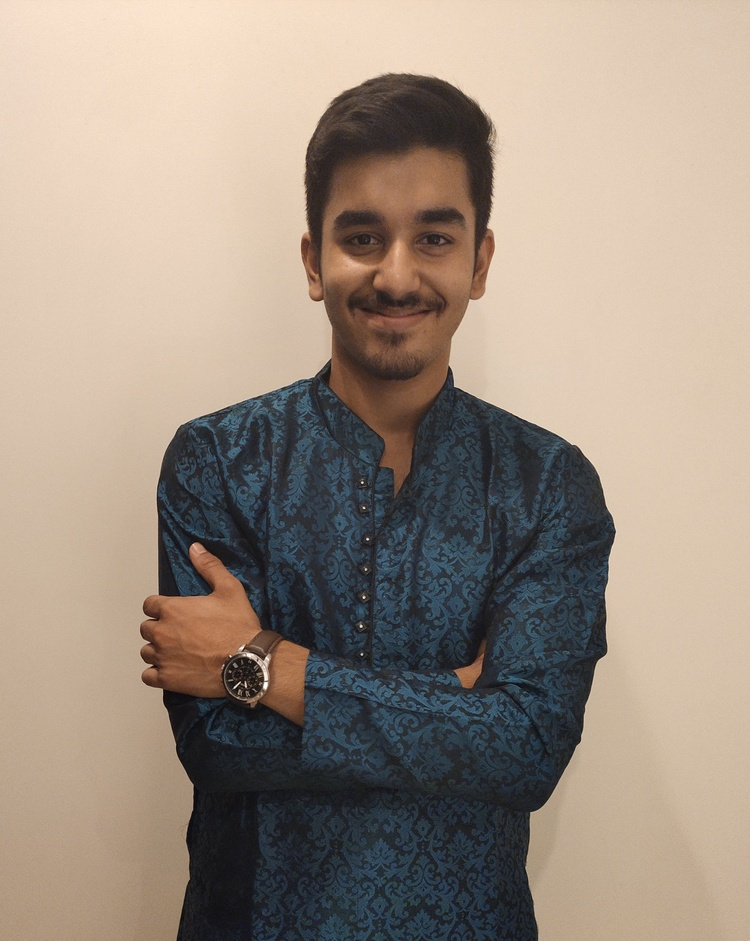
#> input picture data/my_photo.jpg, 750 x 941 px, shrunk from 2552 x 3204 before the run
$ python 'histogram equalizer.py'
#> lines starting #> are read from the running program, lines starting #| are printed output that depends on the picture
import numpy as np
import cv2
import matplotlib.pyplot as plt

def img_read():
    while True:
        path=input("Enter the image's path(full path): ")
#> the answer given: data/my_photo.jpg
        pic = cv2.imread(path)
#> pic is the input picture: shape (941, 750, 3); mean B, G, R 129.3, 142.6, 156.7
        if pic is None:
            print("Wrong file path entered")
            continue
        else:
            return pic
            break

def hist_eq(img):
    pic=cv2.cvtColor(img,cv2.COLOR_BGR2RGB)
    hsv=cv2.cvtColor(img,cv2.COLOR_BGR2HSV)
#> hsv: shape (941, 750, 3); mean H, S, V 40.1, 62.9, 161.5
    hsv[:,:,2]=cv2.equalizeHist(hsv[:,:,2])
#> hsv: shape (941, 750, 3); mean H, S, V 40.1, 62.9, 128.5
    result=cv2.cvtColor(hsv,cv2.COLOR_HSV2RGB)
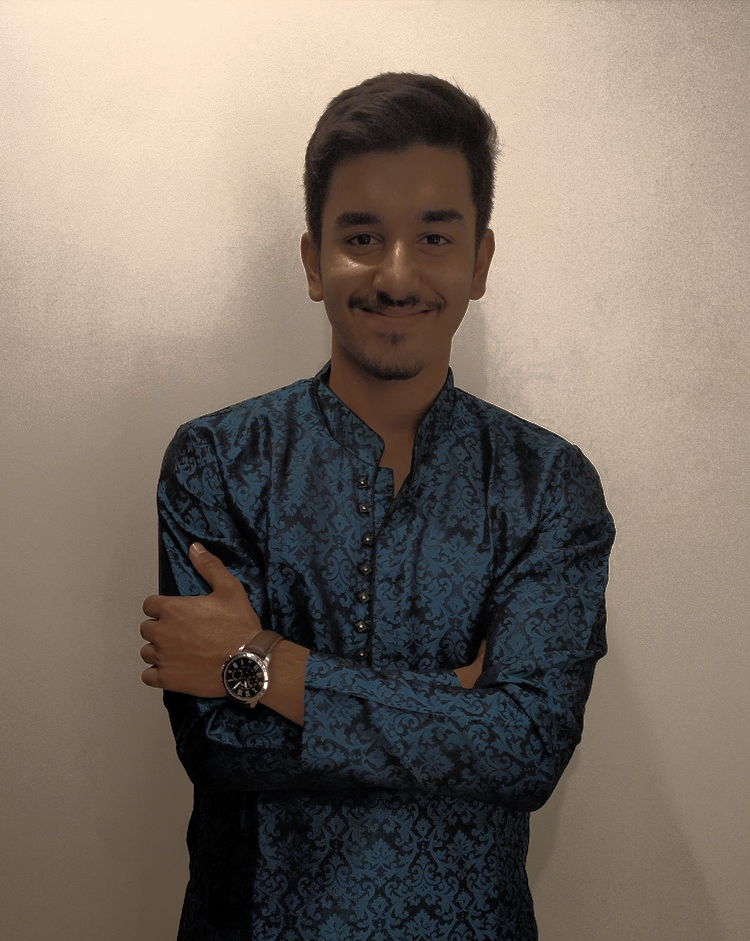
#> result: shape (941, 750, 3); mean R, G, B 124.8, 113.4, 103
    plt.subplot(121)
    plt.imshow(pic)
    plt.title("Original")
    plt.subplot(122)
    plt.imshow(result)
    plt.title("New")

    plt.show()
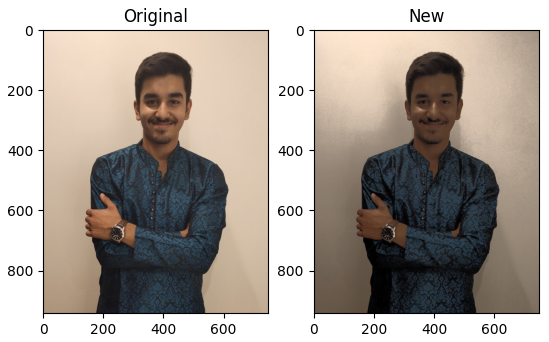
#> figure drawn by matplotlib, 2 panels

print("Histogram Equalizer")
IMG = img_read()
hist_eq(IMG)
